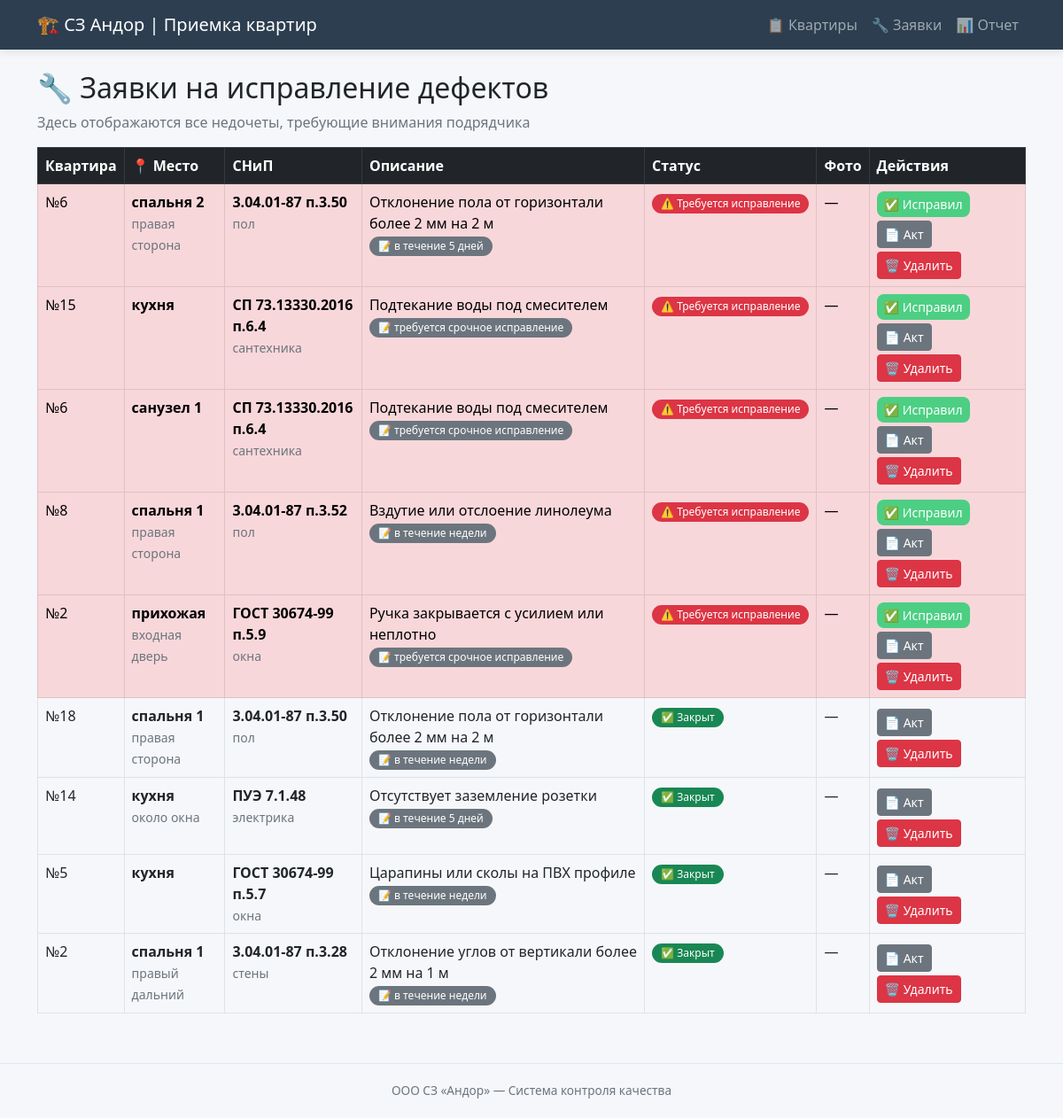
The page /defects on the database as committed earlier.
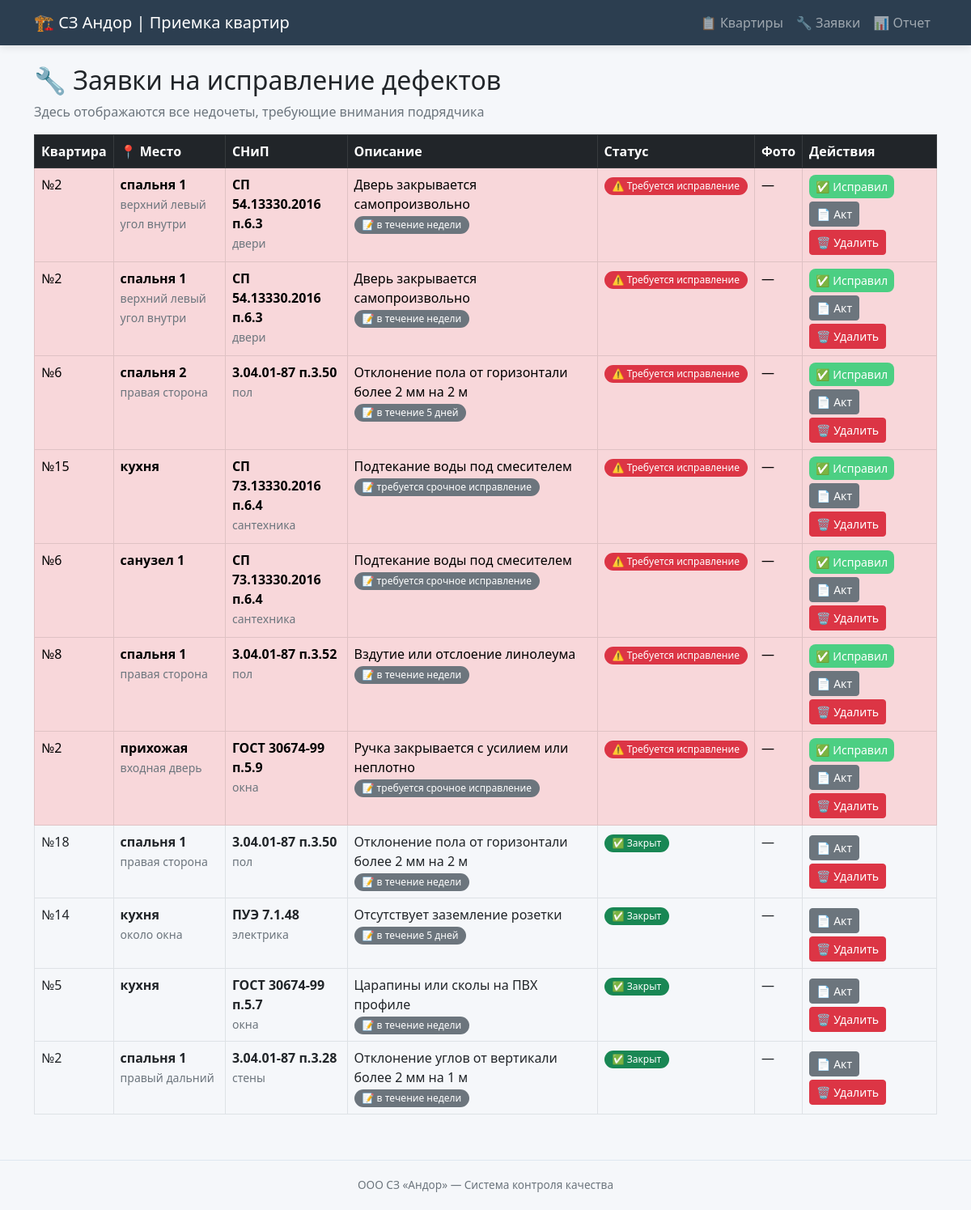
The same page on the database as committed later.
### tables this page shows
CREATE TABLE defects (
            id INTEGER PRIMARY KEY AUTOINCREMENT,
            flat_id INTEGER NOT NULL,
            snip_defect_id INTEGER NOT NULL,
            room TEXT,
            location_detail TEXT,
            comment TEXT,
            photo_path TEXT,
            status TEXT DEFAULT 'open',
            created_at TIMESTAMP,
            fixed_at TIMESTAMP,
            FOREIGN KEY (flat_id) REFERENCES flats(id),
            FOREIGN KEY (snip_defect_id) REFERENCES snip_defects(id)
        );

CREATE TABLE flats (
    id INTEGER PRIMARY KEY AUTOINCREMENT,
    number TEXT NOT NULL,
    street TEXT,
    house TEXT,
    entrance INTEGER,
    floor INTEGER,
    status TEXT DEFAULT 'in_progress'
);

CREATE TABLE snip_defects (
            id INTEGER PRIMARY KEY AUTOINCREMENT,
            code TEXT NOT NULL,
            category TEXT NOT NULL,
            description TEXT NOT NULL,
            severity TEXT NOT NULL
        );

### app.py (the view)
@app.route('/defects')
def defects():
    conn = get_db()
    all_defects = conn.execute('''
        SELECT d.*, f.number as flat_number, f.street, f.house,
               s.code, s.category, s.description, s.severity
        FROM defects d
        JOIN flats f ON d.flat_id = f.id
        JOIN snip_defects s ON d.snip_defect_id = s.id
        ORDER BY
            CASE d.status
                WHEN 'open' THEN 1
                WHEN 'fixed' THEN 2
                WHEN 'closed' THEN 3
            END,
            d.created_at DESC
    ''').fetchall()
    conn.close()
    return render_template('defects.html', defects=all_defects)

### app.py (called while the page is built)
def get_db():
    conn = sqlite3.connect(DB_PATH)
    conn.row_factory = sqlite3.Row
    return conn

### templates/defects.html (shortened to what this page needs)
{% extends "base.html" %}
{% block content %}
<h2>🔧 Заявки на исправление дефектов</h2>
<p class="text-muted">Здесь отображаются все недочеты, требующие внимания подрядчика</p>
<div class="table-responsive">
    <table class="table table-bordered table-hover">
        <thead class="table-dark">
            <tr>
                <th>Квартира</th>
                <th>📍 Место</th>
                <th>СНиП</th>
                <th>Описание</th>
                <th>Статус</th>
                <th>Фото</th>
                <th>Действия</th>
            </tr>
        </thead>
        <tbody>
            {% for d in defects %}
            <tr class="{% if d.status == 'open' %}table-danger{% elif d.status == 'fixed' %}table-warning{% endif %}">
                <td>
                    №{{ d.flat_number }}<br>
                </td>
                <td>
                    {% if d.room %}
                        <strong>{{ d.room }}</strong>
                        {% if d.location_detail %}
                            <br><small class="text-muted">{{ d.location_detail }}</small>
                        {% endif %}
                    {% else %}
                        <span class="text-muted">—</span>
                    {% endif %}
                </td>
                <td>
                    <strong>{{ d.code }}</strong><br>
                    <span class="small text-muted">{{ d.category }}</span>
                </td>
                <td>
                    {{ d.description[:80] }}
                    {% if d.comment %}
                        <br><span class="badge bg-secondary">📝 {{ d.comment[:40] }}</span>
                    {% endif %}
                 </td>
                <td>
                    {% if d.status == 'open' %}
                        <span class="badge bg-danger">⚠️ Требуется исправление</span>
                    {% elif d.status == 'fixed' %}
                        <span class="badge bg-warning">🔄 Ожидает проверки</span>
                    {% else %}
                        <span class="badge bg-success">✅ Закрыт</span>
                    {% endif %}
                 </td>
                <td>
                    {% if d.photo_path %}
                        <a href="/{{ d.photo_path }}" target="_blank" class="btn btn-sm btn-outline-info">📷 Фото</a>
                    {% else %}
                        —
                    {% endif %}
                 </td>
                <td>
                    {% if d.status == 'open' %}
                        <a href="/defect/{{ d.id }}/fix" class="btn btn-sm btn-success">✅ Исправил</a>
                    {% elif d.status == 'fixed' %}
                        <div class="btn-group btn-group-sm">
                            <a href="/defect/{{ d.id }}/close" class="btn btn-primary">✓ Принять</a>
                            <a href="/defect/{{ d.id }}/reopen" class="btn btn-danger">↺ На доработку</a>
                        </div>
                    {% endif %}
                    <a href="/generate_act/{{ d.id }}" class="btn btn-sm btn-secondary mt-1">📄 Акт</a>
                    <a href="/defect/{{ d.id }}/delete" class="btn btn-sm btn-danger mt-1" onclick="return confirm('Удалить этот недочет?')">🗑️ Удалить</a>
                 </td>
             </tr>
            {% endfor %}
        </tbody>
    </table>
</div>
{% endblock %}

### templates/base.html (shortened to what this page needs)
<!DOCTYPE html>
<html lang="ru">
<head>
    <link href="https://cdn.jsdelivr.net/npm/bootstrap@5.2.3/dist/css/bootstrap.min.css" rel="stylesheet">
</head>
<body>
    <nav class="navbar navbar-expand-lg navbar-dark bg-dark">
        <div class="container">
            <a class="navbar-brand" href="/">🏗️ СЗ Андор | Приемка квартир</a>
            <div class="navbar-nav ms-auto">
                <a class="nav-link" href="/">📋 Квартиры</a>
                <a class="nav-link" href="/defects">🔧 Заявки</a>
                <a class="nav-link" href="/report">📊 Отчет</a>
            </div>
        </div>
    </nav>
    <div class="container mt-4">
        {% block content %}{% endblock %}
    </div>
    <footer class="text-center">
        <div class="container">
            ООО СЗ «Андор» — Система контроля качества
        </div>
    </footer>
</body>
</html>

### templates/base.html (style rules this page uses)
body { background-color: #f5f7fa; font-family: 'Segoe UI', Tahoma, Geneva, Verdana, sans-serif; }
.navbar { background-color: #2c3e50 !important; box-shadow: 0 2px 10px rgba(0,0,0,0.1); }
.navbar-brand { font-weight: 500; font-size: 1.25rem; }
.badge { padding: 5px 10px; font-weight: 500; border-radius: 20px; }
.btn-success { background-color: #4ccf83; border: none; border-radius: 8px; }
footer { border-top: 1px solid #dee7f0; padding: 20px 0; margin-top: 40px; color: #6c757d; font-size: 0.85rem; }

Rows that differ between the two databases and show on the page:
added defects: flat_number "2", room "спальня 1", location_detail "верхний левый угол внутри", code "СП 54.13330.2016 п.6.3", category "двери", description "Дверь закрывается самопроизвольно", comment "в течение недели", status "⚠️ Требуется исправление"
added defects: flat_number "2", room "спальня 1", location_detail "верхний левый угол внутри", code "СП 54.13330.2016 п.6.3", category "двери", description "Дверь закрывается самопроизвольно", comment "в течение недели", status "⚠️ Требуется исправление"
